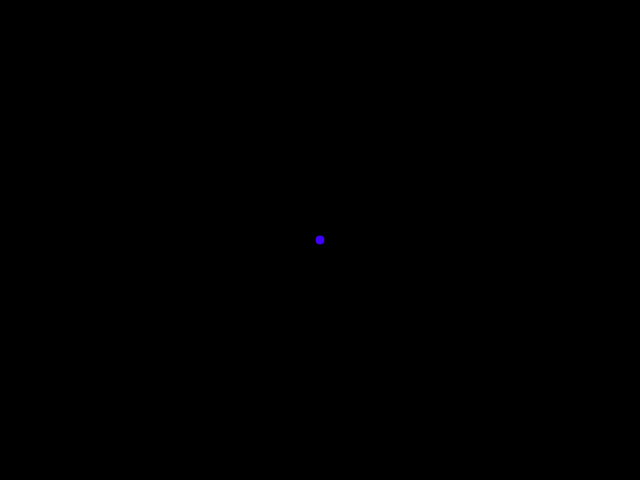
Frame 1 (no input)
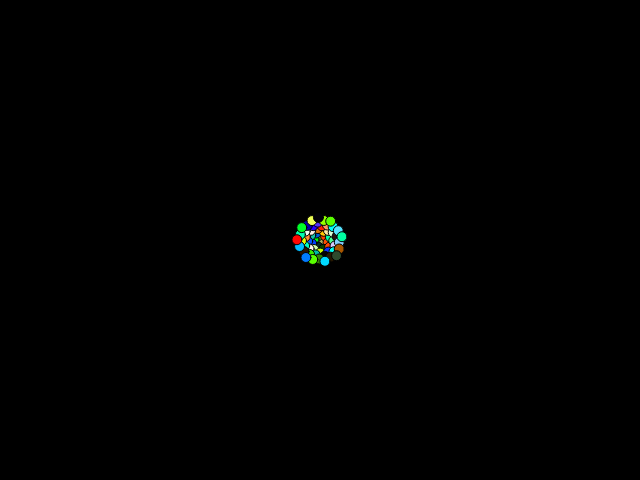
Frame 60 (no input)
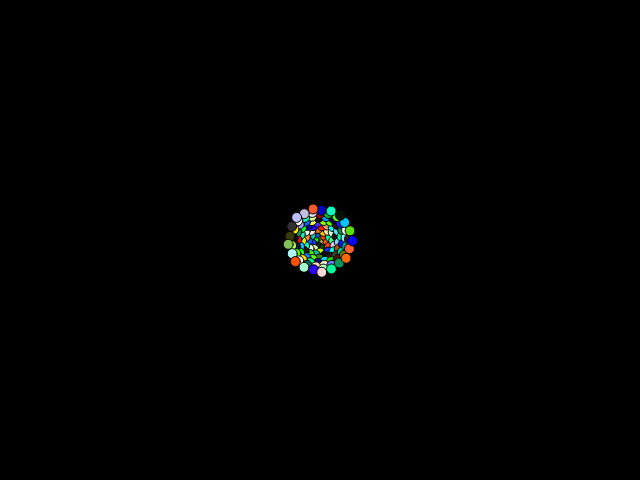
Frame 120 (the mouse pressed at the canvas centre since frame 60)

The p5.js sketch that drew these frames (run headless with seeded random() and noise() and a simulated clock; from frame 60 on, the mouse is pressed at the canvas centre):

// p5.js sketch
// ── sketch.js
var P = 3.14159265359;
var n = 0;
var c = 3;
var H = 255;
var S = 255;
var B = 255;

function setup() {
createCanvas(640,480);
angleMode(DEGREES);
colorMode(HSB);
background(0);
}

function draw() {
	var a = n * 137.3;
	var r = c * sqrt(n);
	
	var x = r * cos(a) + width/2;
	var y = r * sin(a) + height/2;
	
	fill(H,S,B);
	ellipse(x,y,10,10);
	
	H = random(255);
	S = random(255);
	B = random(255);
	n++;
 }

// ── P5Home.html
<html>

<body>

<h1>HELLO WORLD!</h1>





</body>
</html>
